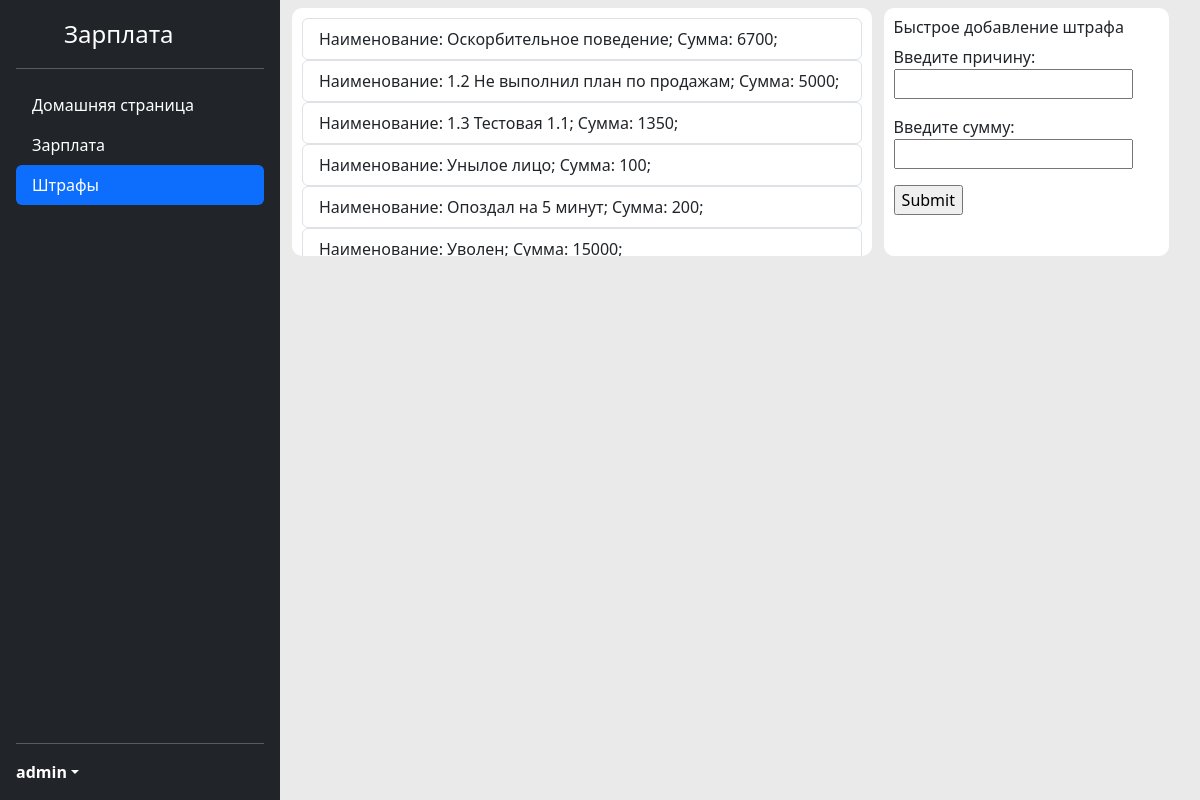
Page /salary/sanction/ (signed in) on the committed database.
### main/models.py (models this page shows, shortened)
class Sanction(models.Model): # Сетка штрафов а именно какие штрафы есть и какая за них ответственность
    reason = models.CharField(max_length = 200)
    summ = models.IntegerField()

### main/views.py (the view)
# urls.py: path('sanction/', views.sanction),
@login_required
@permission_required('main.change_sanction')
def sanction(request):
    sanctions = Sanction.objects.all()
    if request.method == "POST":
        sanction = Sanction()
        sanction.reason = request.POST.get("reason")
        sanction.summ = request.POST.get("summ")
        sanction.save()
    return render(request,  "sanctions.html", context={"sanctions":sanctions})

### main/templates/sanctions.html (shortened to what this page needs)
{% extends 'content_base.html' %}
{% block link_3 %}active{% endblock link_3 %}
{% block content %}
{% if perms.main.change_sanctions %}
<div class="block_2">
{% for sanction in sanctions %}
<div class="list-group">
    <a href="{{sanction.id}}" class="list-group-item list-group-item-action">Наименование: {{sanction.reason}}; Сумма: {{sanction.summ}};</a>
</div>
{% endfor %}
</div>
<div class="block">
    <h6>Быстрое добавление штрафа</h6>
    <form method="post">
            <p>
                <label>Введите причину:</label><br>
                <input type="text" name="reason"/>
            </p>
            <p>
                <label>Введите сумму:</label><br>
                <input type="number" name="summ"/>
            </p>
        <input type="submit" value="Submit">
    </form>
</div>
{% endif %}
{% endblock content %}

### main/templates/content_base.html (shortened to what this page needs)
<!DOCTYPE html>
<html lang="ru">
  <head>
    {% load django_bootstrap5 %}
    {% bootstrap_css %}
  <head>
<body>
  <main class="d-flex flex-nowrap">
    <div class="d-flex flex-column flex-shrink-0 p-3 text-bg-dark b-indent-vr sticky" style="width: 280px;">
      <a href="#" class="d-flex align-items-center mb-3 mb-md-0 me-md-auto text-white text-decoration-none">
        <svg class="bi pe-none me-2" width="40" height="32"><use xlink:href="#bootstrap"></use></svg>
        <span class="fs-4">Зарплата</span>
      </a>
      <hr>
      <ul class="nav nav-pills flex-column mb-auto">
        <li class="nav-item">
          <a href="/salary" class="nav-link {% block link_1 %}text-white{% endblock link_1 %}" aria-current="page">
            Домашняя страница
          </a>
        </li>
        {% if perms.main.change_salary %}
        <li>
          <a href="/salary" class="nav-link {% block link_2 %}text-white{% endblock link_2 %}" aria-current="page">
            Зарплата
          </a>
        </li>
        {% endif %}
        {% if perms.main.change_sanction %}
        <li>
          <a href="/salary/sanction/" class="nav-link {% block link_3 %}text-white{% endblock link_3 %}" aria-current="page">
            Штрафы
          </a>
        </li>
        {% endif %}
      </ul>
      <hr>
      <div class="dropdown">
        <a href="#" class="d-flex align-items-center text-white text-decoration-none dropdown-toggle" data-bs-toggle="dropdown" aria-expanded="false">
          <strong>{{ user.username }}</strong>
        </a>
      </div>
    </div>
    <div class="">
      {% block content %}
      {% endblock content %}
    </div>
  </main>
</body>
</html>

### rows in the picture
Sanction: reason "Оскорбительное поведение", summ "6700"
Sanction: reason "1.2 Не выполнил план по продажам", summ "5000"
Sanction: reason "1.3 Тестовая 1.1", summ "1350"
Sanction: reason "Унылое лицо", summ "100"
Sanction: reason "Опоздал на 5 минут", summ "200"
Sanction: reason "Уволен", summ "15000"

### other values in the picture
{{ user.username }} "admin"
